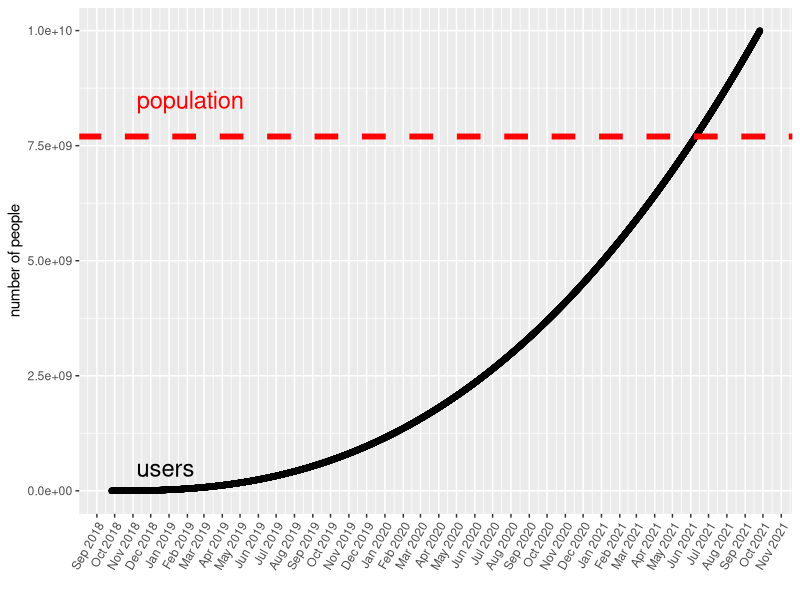

Write the R code that produced this figure.
## ---- chunk 1
knitr::opts_chunk$set(echo = FALSE)
## ---- chunk 2
library(ggplot2)
y <- (1:10000)^2.5
st <- as.Date("2018-9-26")
en <- as.Date("2021-9-26")
ll <- seq(st, en, along.with = y)
qplot(ll,y)+geom_line()+geom_abline(intercept=7.7e9, slope=0.0007,linetype="dashed", color = "red", size =2)+scale_x_date(date_breaks = "1 month", date_labels =  "%b %Y") +theme(axis.text.x = element_text(angle = 60, hjust = 1))+labs(x = "", y = "number of people")+geom_text(aes(x=as.Date("2019-2-6"), y = 8.5e9), label = "population", color = "red", size = 6)+geom_text(aes(x=as.Date("2018-12-26"), y = 0.5e9), label = "users", size = 6)
